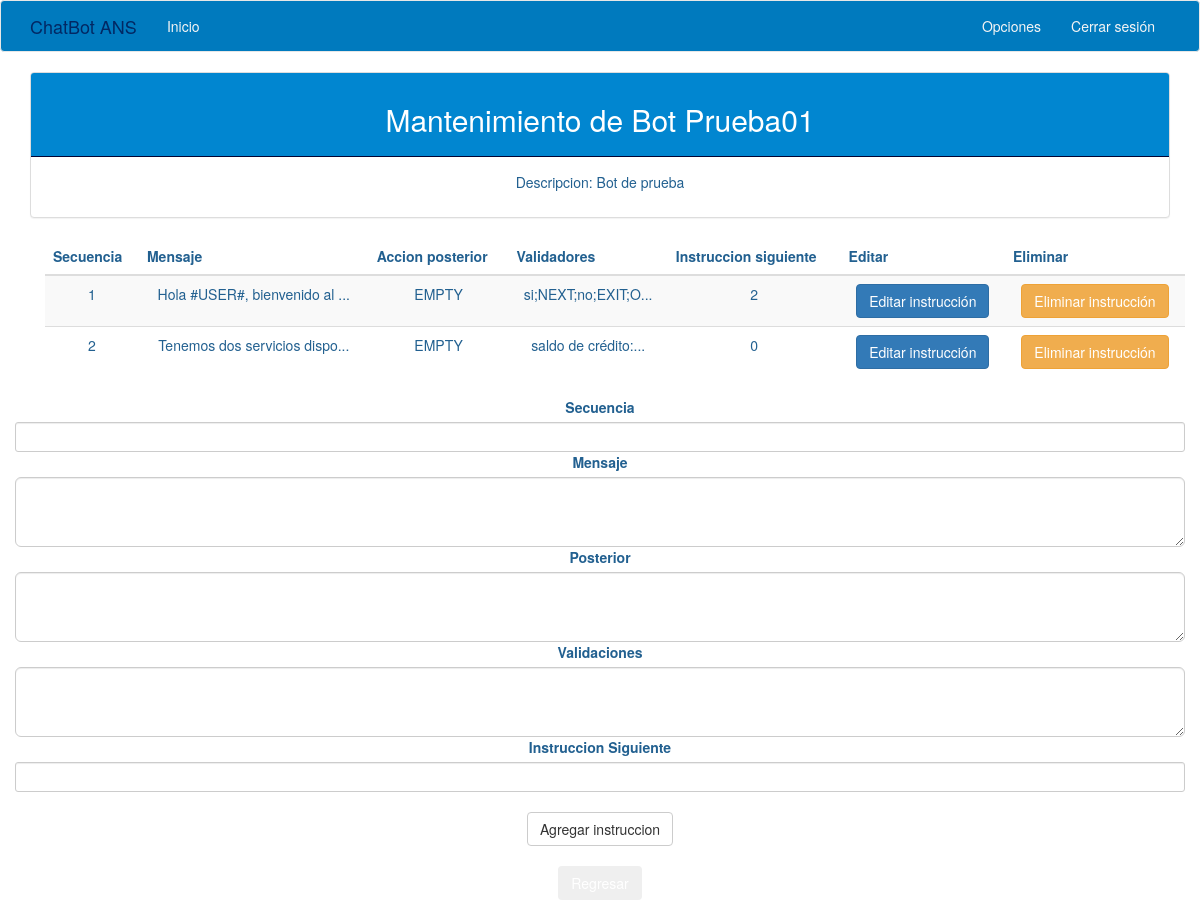
The app's page /main/bot/Prueba01 (signed in) with its own data.
### app/models.py (models this page shows, shortened)
class Bot(db.Model):
	id = db.Column(db.Integer, primary_key=True)
	botname = db.Column(db.String(64), index=True, unique=True)
	botdescription = db.Column(db.String(500))
	chats = db.relationship('Chat', backref='bot', lazy='dynamic')
	detail = db.relationship('Botdetail', backref='bot', lazy='dynamic')

class Botdetail(db.Model):
    id = db.Column(db.Integer, primary_key=True)
    bot_id = db.Column(db.Integer, db.ForeignKey('bot.id'), index=True)
    order = db.Column(db.Integer, index=True)
    action = db.Column(db.String(250))
    mesg = db.Column(db.String(250))
    post = db.Column(db.String(250))
    vali = db.Column(db.String(250))
    next = db.Column(db.Integer)
    chats = db.relationship('Chat', backref='botdetail', lazy='dynamic')

### app/main/routes.py (the view, shortened to what this page needs)
@bp.route('/bot/<botname>', methods=['GET', 'POST'])
@login_required
def bot(botname):
	user = User.query.filter_by(username=current_user.username).first()
	if user.userlevel == 1:
		bot = Bot.query.filter_by(botname=botname).first_or_404()
		botdetails = bot.detail.all()
		form = BotdetailForm()
		return render_template('bot.html', title='Mantenimiento de Bot', bot=bot, botdetails=botdetails, form=form)
	return redirect(url_for('main.index'))

### app/main/forms.py
class BotdetailForm(FlaskForm):
	sequence = IntegerField('Secuencia', validators=[DataRequired()], render_kw={'class': 'form-control input-sm'})
	mesg = TextAreaField('Mensaje', validators=[DataRequired()], render_kw={'class': 'form-control input-lg'})
	post = TextAreaField('Posterior', validators=[DataRequired()], render_kw={'class': 'form-control input-lg'})
	vali = TextAreaField('Validaciones', render_kw={'class': 'form-control input-lg'})
	next = IntegerField('Instruccion Siguiente', render_kw={'class': 'form-control input-sm'})
	submit = SubmitField('Agregar instruccion', render_kw={'class': 'btn btn-default'})

### app/models.py (called while the page is built)
@login.user_loader
def load_user(id):
	return User.query.get(int(id))

### app/main/templates/bot.html (shortened to what this page needs)
{% extends "base.html" %}
{% import 'bootstrap/wtf.html' as wtf %}
{% block app_content %}
	<div class="panel panel-default">
		<div class="panel-heading"> <h2>Mantenimiento de Bot {{bot.botname}}</h2>
		</div>
		<div class="panel-body"><p>Descripcion: {{ bot.botdescription }} <p>
		</div>
	</div>
	{% if botdetails %}
	<div class="container">
		<table class="table table-striped table-hover">
		<thead>
			<tr>
				<th>Secuencia</th>
				<th>Mensaje</th>
				<th>Accion posterior</th>
				<th>Validadores</th>
				<th>Instruccion siguiente</th>
				<th>Editar</th>
				<th>Eliminar</th>
			</tr>
		<tbody>
			{% for detail in botdetails %}
				{% include '_botdetailsdata.html' %}
			{% endfor %}
		</tbody>
		</table>
	</div>
	{% endif %}
	<div class="row">
		<form class="form-horizontal" action="" method="post">
			{{ form.sequence.label }}
			{{ form.sequence(size=2) }}
			{{ form.mesg.label }}
			{{ form.mesg(size=500) }}
			{{ form.post.label }}
			{{ form.post(size=500) }}
			{{ form.vali.label }}
			{{ form.vali(size=500) }}
			{{ form.next.label }}
			{{ form.next(size=2) }}
			<br>
			{{ form.submit() }}
		</form>
	</div>
	<br>
	<a href="{{ url_for('main.bots') }}"><button type="button" class="btn btn-md">Regresar</button></a>
{% endblock %}

### app/templates/base.html (shortened to what this page needs)
{% extends 'bootstrap/base.html' %}
{% block styles %}
{{super()}}
	 <link rel="stylesheet" href="{{ url_for('static', filename='css/chatNv20.css') }}">
{% endblock %}
{% block navbar %}
	<nav class="navbar navbar-default">
		<div class="container">
			<div class="navbar-header">
				<a class="navbar-brand" href="{{ url_for('main.index') }}">ChatBot ANS</a>
			</div>
			<div class="collapse navbar-collapse" id="bs-example-navbar-collapse-1">
				<ul class="nav navbar-nav">
					<li><a href="{{ url_for('main.index') }}">Inicio</a></li>
				</ul>
				<ul class="nav navbar-nav navbar-right">
					{% if current_user.is_authenticated %}
						<li><a href="{{ url_for('auth.options') }}">Opciones</a></li>
						<li><a href="{{ url_for('auth.logout') }}">Cerrar sesión</a></li>
					{% else %}
						<li><a href="{{ url_for('auth.login') }}">Iniciar sesión</a></li>
					{% endif %}
				</ul>
			</div>
		</div>
	</nav>
{% endblock %}
{% block content %}
	<div class="container">
		{% block app_content %}
		{% endblock %}
	</div>
{% endblock %}

### app/main/templates/_botdetailsdata.html
	<tr valign="center">
		<td>{{ detail.order }}</td>
            {% if detail.mesg|length > 30 %}
                <td>{{ detail.mesg|truncate(30, True) }}</td>
            {% else %}
                <td>{{ detail.mesg }}</td>
            {% endif %}
		    {% if detail.post|length > 20 %}
                <td>{{ detail.post|truncate(20, True) }}</td>
            {% else %}
                <td>{{ detail.post }}</td>
            {% endif %}
		    {% if detail.vali|length > 20 %}
                <td>{{ detail.vali|truncate(20, True) }}</td>
            {% else %}
                <td>{{ detail.vali }}</td>
            {% endif %}
		<td>{{ detail.next }}</td>
		<td><a href="{{ url_for('main.instruction', botname=bot.botname, detail=detail.id) }}">
		<button type="button" class="btn btn-primary btn-md">Editar instrucción</button></a></td>
		<td><a href="{{ url_for('main.dinstruction', botname=bot.botname, detail=detail.id) }}">
		<button type="button" class="btn btn-warning btn-md">Eliminar instrucción</button></a><span></td>
	</tr>

### app/static/css/chatNv20.css (style rules this page uses)
.navbar-default { background-color: #007abe; border-color: #e7e7e7; }
.navbar-default .navbar-nav>li>a { color: #f5f5f5; }
.navbar-default .navbar-brand { color: #022863; }
.panel-default>.panel-heading { color: #fff; background-color: #0186d0; border-color: #010435; }
a, a:focus, a:hover { color: #fff; }
html, body { height: 100%; background-color: #fff; }
body { color: #226090; text-align: center; }

### records on screen
Bot: botname "Prueba01", botdescription "Bot de prueba"
Botdetail: order "1", mesg "Hola #USER#, bienvenido al ...", post "EMPTY", vali "si;NEXT;no;EXIT;O...", next "2"
Botdetail: order "2", mesg "Tenemos dos servicios dispo...", post "EMPTY", vali "saldo de crédito:...", next "0"
